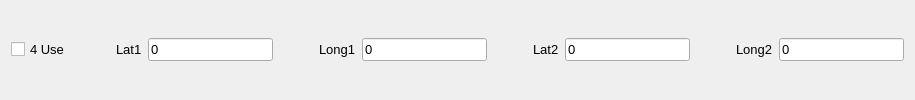
      <widget class="QWidget" name="widget_6" native="true">
       <property name="font">
        <font>
         <pointsize>10</pointsize>
        </font>
       </property>
       <layout class="QGridLayout" name="gridLayout_5">
        <item row="0" column="3">
         <widget class="QLineEdit" name="lineEdit_17">
          <property name="font">
           <font>
            <pointsize>10</pointsize>
           </font>
          </property>
          <property name="text">
           <string>0</string>
          </property>
         </widget>
        </item>
        <item row="0" column="12">
         <widget class="QLineEdit" name="lineEdit_18">
          <property name="font">
           <font>
            <pointsize>10</pointsize>
           </font>
          </property>
          <property name="text">
           <string>0</string>
          </property>
         </widget>
        </item>
        <item row="0" column="7">
         <spacer name="horizontalSpacer_17">
          <property name="font">
           <font>
            <pointsize>10</pointsize>
           </font>
          </property>
          <property name="orientation">
           <enum>Qt::Horizontal</enum>
          </property>
          <property name="sizeHint" stdset="0">
           <size>
            <width>40</width>
            <height>20</height>
           </size>
          </property>
         </spacer>
        </item>
        <item row="0" column="10">
         <spacer name="horizontalSpacer_18">
          <property name="font">
           <font>
            <pointsize>10</pointsize>
           </font>
          </property>
          <property name="orientation">
           <enum>Qt::Horizontal</enum>
          </property>
          <property name="sizeHint" stdset="0">
           <size>
            <width>40</width>
            <height>20</height>
           </size>
          </property>
         </spacer>
        </item>
        <item row="0" column="9">
         <widget class="QLineEdit" name="lineEdit_19">
          <property name="font">
           <font>
            <pointsize>10</pointsize>
           </font>
          </property>
          <property name="text">
           <string>0</string>
          </property>
         </widget>
        </item>
        <item row="0" column="5">
         <widget class="QLabel" name="label_17">
          <property name="font">
           <font>
            <pointsize>10</pointsize>
           </font>
          </property>
          <property name="text">
           <string>Long1</string>
          </property>
         </widget>
        </item>
        <item row="0" column="4">
         <spacer name="horizontalSpacer_19">
          <property name="font">
           <font>
            <pointsize>10</pointsize>
           </font>
          </property>
          <property name="orientation">
           <enum>Qt::Horizontal</enum>
          </property>
          <property name="sizeHint" stdset="0">
           <size>
            <width>40</width>
            <height>20</height>
           </size>
          </property>
         </spacer>
        </item>
        <item row="0" column="6">
         <widget class="QLineEdit" name="lineEdit_20">
          <property name="font">
           <font>
            <pointsize>10</pointsize>
           </font>
          </property>
          <property name="text">
           <string>0</string>
          </property>
         </widget>
        </item>
        <item row="0" column="8">
         <widget class="QLabel" name="label_18">
          <property name="font">
           <font>
            <pointsize>10</pointsize>
           </font>
          </property>
          <property name="text">
           <string>Lat2</string>
          </property>
         </widget>
        </item>
        <item row="0" column="11">
         <widget class="QLabel" name="label_19">
          <property name="font">
           <font>
            <pointsize>10</pointsize>
           </font>
          </property>
          <property name="text">
           <string>Long2</string>
          </property>
         </widget>
        </item>
        <item row="0" column="2">
         <widget class="QLabel" name="label_20">
          <property name="font">
           <font>
            <pointsize>10</pointsize>
           </font>
          </property>
          <property name="text">
           <string>Lat1</string>
          </property>
         </widget>
        </item>
        <item row="0" column="0">
         <widget class="QCheckBox" name="checkBox_5">
          <property name="font">
           <font>
            <pointsize>10</pointsize>
           </font>
          </property>
          <property name="text">
           <string>4 Use</string>
          </property>
         </widget>
        </item>
        <item row="0" column="1">
         <spacer name="horizontalSpacer_20">
          <property name="font">
           <font>
            <pointsize>10</pointsize>
           </font>
          </property>
          <property name="orientation">
           <enum>Qt::Horizontal</enum>
          </property>
          <property name="sizeHint" stdset="0">
           <size>
            <width>40</width>
            <height>20</height>
           </size>
          </property>
         </spacer>
        </item>
       </layout>
      </widget>
